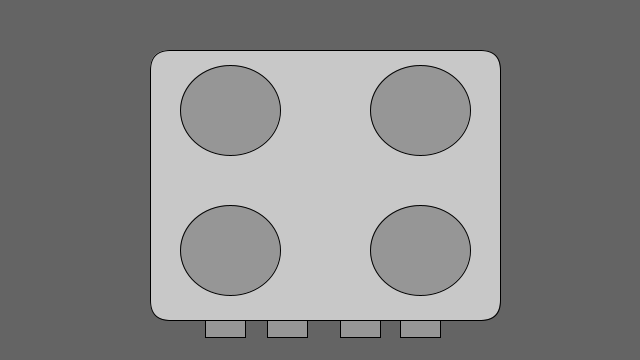
Frame 1 (no input)
Frame 60 (the mouse pressed at the canvas centre just before this capture): identical to frame 1, image omitted
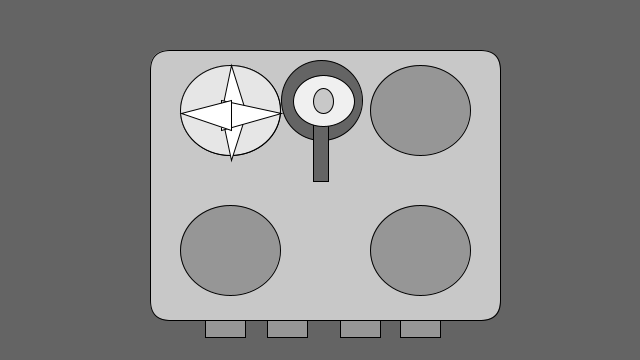
Frame 120 (the mouse held since frame 60 and released just before this capture)

The Processing sketch that drew these frames (run headless with seeded random() and noise(); from frame 60 on, the mouse is pressed at the canvas centre):

// Processing sketch: processing_83772
// ── processing_83772.pde

void setup () {
  size(640, 360);
}

void draw () {
  //Herd
  background (100);
  fill(200);
  rect( 150, 50, 350, 270,20);
  fill(150);
  ellipse(230,110,100,90);
  ellipse(420,110,100,90);
  ellipse(420,250,100,90);
  ellipse(230,250,100,90);
  //Gas
  rect(205,320, 40, 17);
    rect(267,320, 40, 17);
      rect(340 ,320, 40, 17);
        rect(400,320, 40, 17);
  
  //Flammen



  
  
 

  //Pfanne
  if(mousePressed){
    fill(230);
  ellipse(230,110,100,90);

   scale(random(1, 1.008));
    
  fill(255);
  
  triangle(230,65, 245, 113, 220,113);
  triangle(230,160, 245, 113, 220,113);
  triangle(280,113, 220, 130, 220,100);
  triangle(180,113, 230,100, 230, 130);
  
  
  
  fill(100);
  ellipse(mouseX,mouseY-80, 80, 80);
  
  rect(mouseX-8, mouseY-80, 15,80);
  
   scale(random(1, 1.01));


  fill(240);
  ellipse(mouseX,mouseY-80,60,50);
  fill(200);
  ellipse(mouseX,mouseY-80,20,25);

  }

    

}

 
 



  

  
  

 
